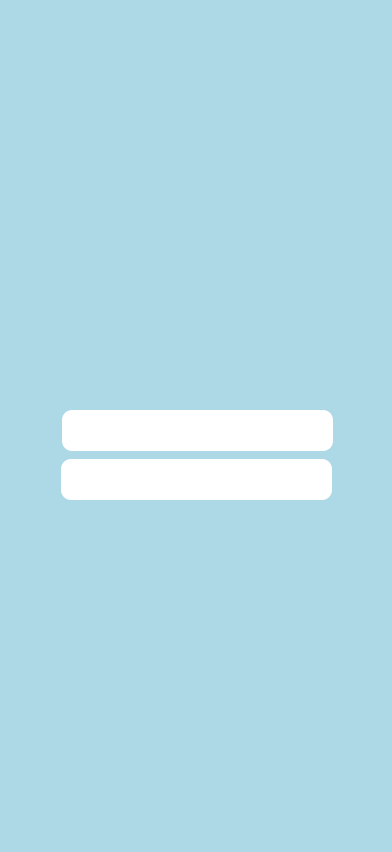
<?xml version="1.0" encoding="UTF-8"?>
<ui version="4.0">
 <class>MainWindow</class>
 <widget class="QMainWindow" name="MainWindow">
  <property name="geometry">
   <rect>
    <x>0</x>
    <y>0</y>
    <width>392</width>
    <height>852</height>
   </rect>
  </property>
  <property name="maximumSize">
   <size>
    <width>392</width>
    <height>852</height>
   </size>
  </property>
  <property name="windowTitle">
   <string>MainWindow</string>
  </property>
  <property name="styleSheet">
   <string notr="true">background-color: rgb(173, 216, 230);</string>
  </property>
  <widget class="QWidget" name="centralwidget">
   <widget class="QStackedWidget" name="stackedWidget">
    <property name="geometry">
     <rect>
      <x>0</x>
      <y>0</y>
      <width>392</width>
      <height>852</height>
     </rect>
    </property>
    <property name="currentIndex">
     <number>0</number>
    </property>
    <widget class="QWidget" name="page1">
     <widget class="QWidget" name="widget" native="true">
      <property name="geometry">
       <rect>
        <x>0</x>
        <y>0</y>
        <width>393</width>
        <height>931</height>
       </rect>
      </property>
      <property name="styleSheet">
       <string notr="true">background-image: url(:/newPrefix/bglogin.png);</string>
      </property>
      <widget class="QPushButton" name="pushButton">
       <property name="geometry">
        <rect>
         <x>62</x>
         <y>522</y>
         <width>271</width>
         <height>48</height>
        </rect>
       </property>
       <property name="styleSheet">
        <string notr="true">background:none;</string>
       </property>
       <property name="text">
        <string/>
       </property>
       <property name="flat">
        <bool>true</bool>
       </property>
      </widget>
      <widget class="QPushButton" name="forgotPassword">
       <property name="geometry">
        <rect>
         <x>132</x>
         <y>579</y>
         <width>131</width>
         <height>25</height>
        </rect>
       </property>
       <property name="styleSheet">
        <string notr="true">background-color: transparent;
background:none;

</string>
       </property>
       <property name="text">
        <string/>
       </property>
       <property name="flat">
        <bool>true</bool>
       </property>
      </widget>
      <widget class="QPushButton" name="signUpButton">
       <property name="geometry">
        <rect>
         <x>239</x>
         <y>721</y>
         <width>57</width>
         <height>21</height>
        </rect>
       </property>
       <property name="styleSheet">
        <string notr="true">background-color: transparent;
background:none;</string>
       </property>
       <property name="text">
        <string/>
       </property>
       <property name="flat">
        <bool>true</bool>
       </property>
      </widget>
      <widget class="QLineEdit" name="passwordLogin">
       <property name="geometry">
        <rect>
         <x>61</x>
         <y>459</y>
         <width>271</width>
         <height>41</height>
        </rect>
       </property>
       <property name="styleSheet">
        <string notr="true">QLineEdit{
background-color: white;
background:none;
border-radius: 10px;
padding: 10px;}</string>
       </property>
      </widget>
      <widget class="QLineEdit" name="userLogin">
       <property name="geometry">
        <rect>
         <x>62</x>
         <y>410</y>
         <width>271</width>
         <height>41</height>
        </rect>
       </property>
       <property name="styleSheet">
        <string notr="true">QLineEdit{
background-color: white;
background:none;
border-radius: 10px;
padding: 10px;}</string>
       </property>
      </widget>
     </widget>
    </widget>
    <widget class="QWidget" name="page_2">
     <widget class="QWidget" name="widget_2" native="true">
      <property name="geometry">
       <rect>
        <x>0</x>
        <y>0</y>
        <width>393</width>
        <height>852</height>
       </rect>
      </property>
      <property name="styleSheet">
       <string notr="true">background-image: url(:/newPrefix/bgsign.png);</string>
      </property>
      <widget class="QPushButton" name="signFinish">
       <property name="geometry">
        <rect>
         <x>61</x>
         <y>560</y>
         <width>271</width>
         <height>41</height>
        </rect>
       </property>
       <property name="styleSheet">
        <string notr="true">background:none;</string>
       </property>
       <property name="text">
        <string/>
       </property>
       <property name="flat">
        <bool>true</bool>
       </property>
      </widget>
      <widget class="QLineEdit" name="passwordSignup">
       <property name="geometry">
        <rect>
         <x>60</x>
         <y>447</y>
         <width>271</width>
         <height>41</height>
        </rect>
       </property>
       <property name="styleSheet">
        <string notr="true">QLineEdit{
background-color: white;
background:none;
border-radius: 10px;
padding: 10px;}</string>
       </property>
      </widget>
      <widget class="QLineEdit" name="passwordConfirm">
       <property name="geometry">
        <rect>
         <x>61</x>
         <y>502</y>
         <width>271</width>
         <height>41</height>
        </rect>
       </property>
       <property name="styleSheet">
        <string notr="true">QLineEdit{
background-color: white;
background:none;
border-radius: 10px;
padding: 10px;}</string>
       </property>
      </widget>
      <widget class="QLineEdit" name="userSignup">
       <property name="geometry">
        <rect>
         <x>60</x>
         <y>391</y>
         <width>271</width>
         <height>41</height>
        </rect>
       </property>
       <property name="autoFillBackground">
        <bool>false</bool>
       </property>
       <property name="styleSheet">
        <string notr="true">QLineEdit{
background-color: white;
background:none;
border-radius: 10px;
padding: 10px;}</string>
       </property>
      </widget>
     </widget>
    </widget>
   </widget>
  </widget>
 </widget>
 <resources>
  <include location="assets/login.qrc"/>
 </resources>
 <connections/>
</ui>
